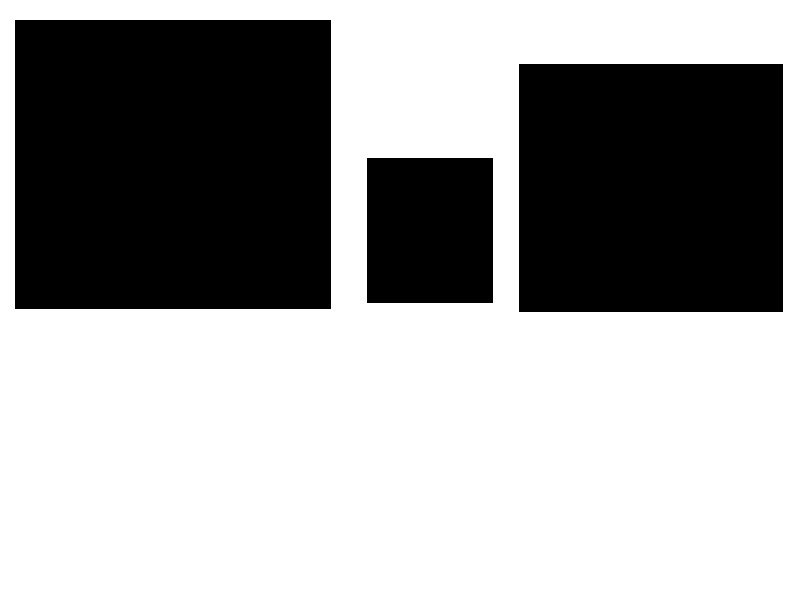
#> input picture images/shapes.jpg, 800 x 600 px
$ jupyter execute 'Lecture 4.1 - Understanding Contours.ipynb'   (older library calls are emulated)
#> lines starting #> are read from the running program, lines starting #| are printed output that depends on the picture; after the words box and inside, x2 and y2 are one past the last pixel; in counts of white or black regions, pixels touching at a corner belong together
# Contours

[cell 1]
import cv2
import numpy as np

# Let's load a simple image with 3 black squares
image = cv2.imread('images/shapes.jpg')
#> image is the input picture: shape (600, 800, 3); min 0, max 255, mean 162
#image = cv2.imread('images/shapes_donut.jpg')
cv2.imshow('Input Image', image)
cv2.waitKey(0)

# Grayscale
gray = cv2.cvtColor(image,cv2.COLOR_BGR2GRAY)

# Find Canny edges
edged = cv2.Canny(gray, 30, 200)
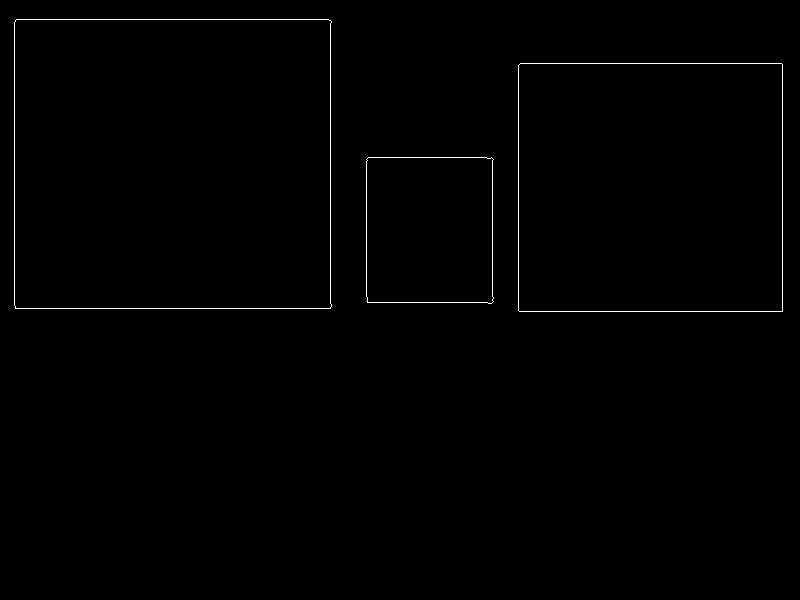
#> edged: shape (600, 800); 0.58% white in thin lines or dots, all inside (x1, y1, x2, y2) = (14, 19, 783, 312)
cv2.imshow('Canny Edges', edged)
cv2.waitKey(0)

# Finding Contours
# Use a copy of your image e.g. edged.copy(), since findContours alters the image
contours, hierarchy = cv2.findContours(edged, cv2.RETR_EXTERNAL, cv2.CHAIN_APPROX_NONE)
#> contours = 3 contours; box (x1, y1, x2, y2) and area: (14, 19, 332, 309) 91322, (518, 63, 783, 312) 65469, (366, 157, 494, 304) 18265
#contours, hierarchy = cv2.findContours(edged, cv2.RETR_LIST, cv2.CHAIN_APPROX_SIMPLE)
cv2.imshow('Canny Edges After Contouring', edged)
cv2.waitKey(0)

print("Number of Contours found = " + str(len(contours)))
#| Number of Contours found = 3

# Draw all contours
# Use '-1' as the 3rd parameter to draw all
cv2.drawContours(image, contours, -1, (0,255,0), 3)
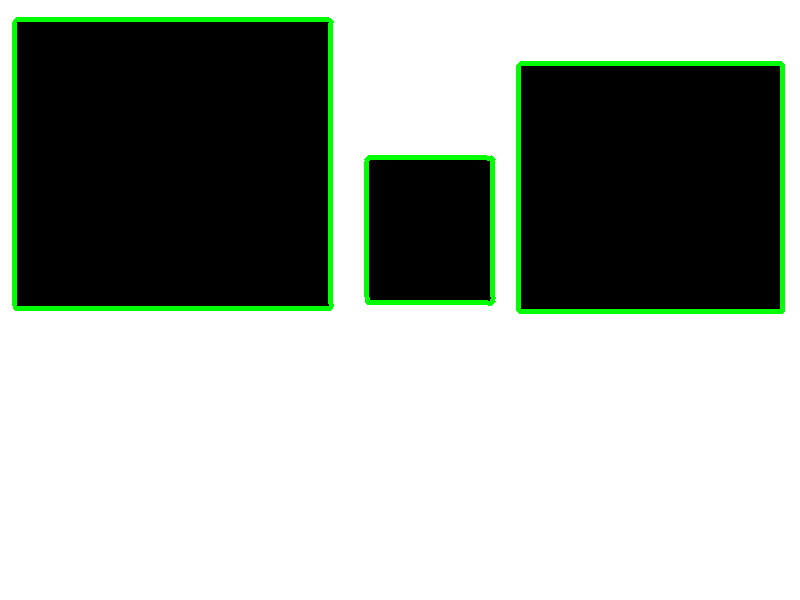
#> image: shape (600, 800, 3); 2.88% of pixels changed, all inside (x1, y1, x2, y2) = (12, 17, 785, 314)

print('contours', contours)
#> (printed output is left out)
print('hierarchy',hierarchy)
#| hierarchy [[[ 1 -1 -1 -1]
#|   [ 2  0 -1 -1]
#|   [-1  1 -1 -1]]]


cv2.imshow('Contours', image)
cv2.waitKey(0)
cv2.destroyAllWindows()

$ run again, with images/shapes_donut.jpg copied over images/shapes.jpg
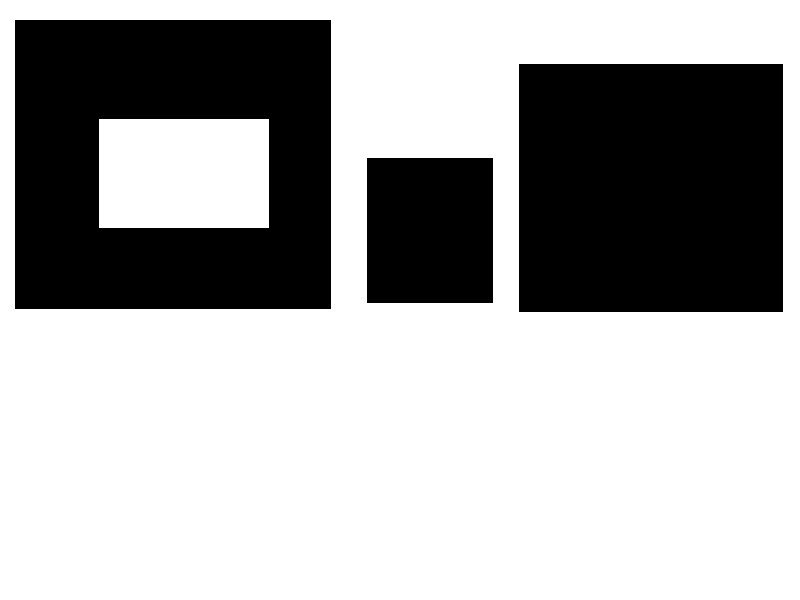
#> input picture images/shapes_donut.jpg, 800 x 600 px
#> image is the input picture: shape (600, 800, 3); min 0, max 255, mean 171.8
#> edged: shape (600, 800); 0.69% white in thin lines or dots, all inside (x1, y1, x2, y2) = (14, 19, 783, 312)
#> contours = 3 contours; box (x1, y1, x2, y2) and area: (14, 19, 332, 310) 91320, (518, 63, 783, 312) 65469, (366, 157, 494, 304) 18266
#| Number of Contours found = 3
#> `cv2.drawContours(image, contours, -1, (0,255,0), 3)`:
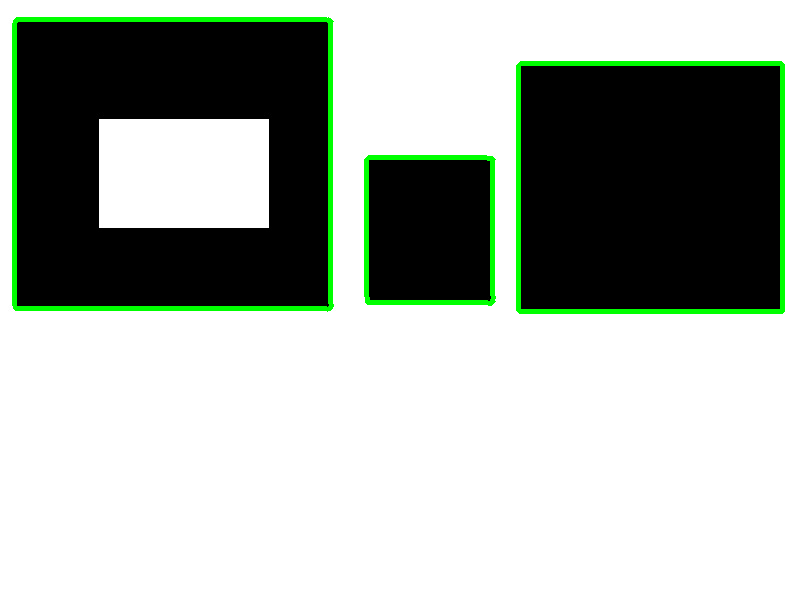
#> image: shape (600, 800, 3); 2.88% of pixels changed, all inside (x1, y1, x2, y2) = (12, 17, 785, 314)
#> (printed output is left out)
#| hierarchy [[[ 1 -1 -1 -1]
#|   [ 2  0 -1 -1]
#|   [-1  1 -1 -1]]]

$ run again, with images/4star.jpg copied over images/shapes.jpg
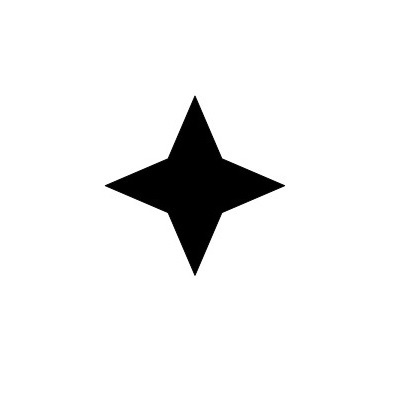
#> input picture images/4star.jpg, 400 x 400 px
#> image is the input picture: shape (400, 400, 3); min 0, max 255, mean 239.2
#> `edged = cv2.Canny(gray, 30, 200)`:
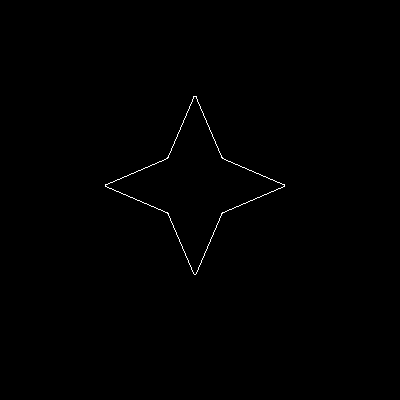
#> edged: shape (400, 400); 0.32% white in thin lines or dots, all inside (x1, y1, x2, y2) = (105, 96, 285, 275)
#> contours = 1 contour; box (x1, y1, x2, y2) and area: (105, 96, 285, 275) 9939
#| Number of Contours found = 1
#> `cv2.drawContours(image, contours, -1, (0,255,0), 3)`:
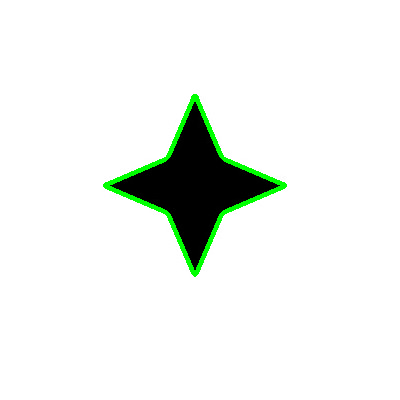
#> image: shape (400, 400, 3); 1.55% of pixels changed, all inside (x1, y1, x2, y2) = (103, 94, 287, 277)
#> (printed output is left out)
